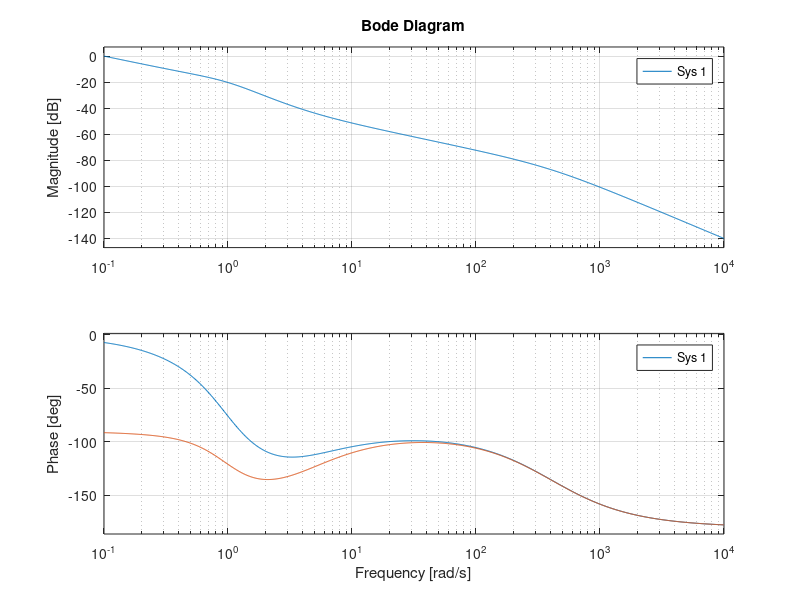

Reproduce this figure in MATLAB. (Note: this script raises an error after producing the figure.)
addpath('../');

s = tf('s');
G = 10*(s+4)/((s^2+1.5*s+1)*(s+400))

Kh = 1
Ki = 1
Kp = 1

C = (Ki+Kp*s)/s
GX = G*C*Kh

bode(G)
hold on
bode(G*C)
pause;

wc = 2.8;
phMargin = 45.8;
phEpsilon = 5;

[mi,fi] = evalFdT(GX, wc)
%bode(GX)
if fi>0
	fi = fi - 360
end

ph2gain = +phMargin-fi+phEpsilon-180

[a,t] = RD_MaxGainPh(ph2gain, wc)
C1 = ReteBDerivativa(a,t)
[m,f] = evalFdT(GX*C1, wc)
%pause

if m>0
	[a,t] = RI_MaxLossMod(-m, wc)
	C2 = ReteBIntegrativa(a,t)
else
	[a,t] = RD_MaxGainMod(-m, wc)
	C2 = ReteBDerivativa(a,t)
end
bode(GX)
hold on
bode(C1*C2)
hold on
bode(GX*C1*C2)
%rlocus(AA)
[m,f] = evalFdT(GX*C1*C2, wc)
AC = G*C*C1/(1+G*C1*C2*C*Kh);
pole(AC)

disp("Mr in dB")
getPeakGain(AC)-dcgain(AC)
disp("Bw")
bandwidth(AC)
figure
step(AC)
